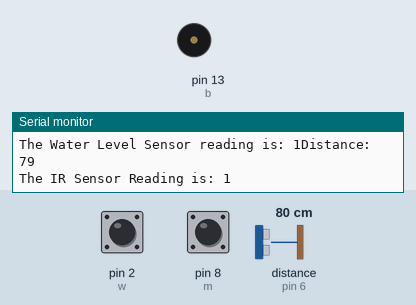
Recording of a sketch running on a simulated Arduino Uno, built with avr-gcc and run on an emulated ATmega328P. On the bench: buzzer (waves = sounding), the last lines printed to the serial monitor. Wiring (inferred from the names in the program): ultrasonic range finder: trigger pin 7; echo pin 6. The inputs (shaded band) are chosen by the test bench; at power-on: distance to the obstacle (sensor on pin 6) 80 cm, pin 2 (w) HIGH, pin 8 (m) HIGH. The echo pulse lasts 58.3 µs per cm.

Above: at 1.2 s.
1.3 s: distance to the obstacle (sensor on pin 6) set to 56 cm
4.3 s: distance to the obstacle (sensor on pin 6) set to 47 cm
At 5.1 s:
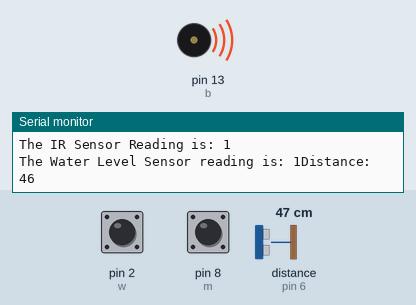
Timing chart, 0 to 13.3 s (numbered marks = the images above; inputs shaded):
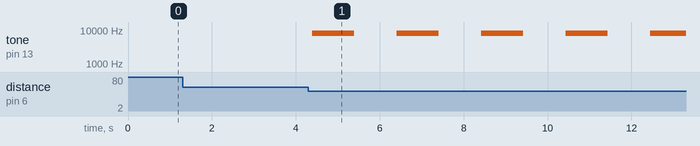

Measured:
- the behaviour switches between 51 and 50 cm on distance to the obstacle (sensor on pin 6) (found by bisection; images 0 and 1)
- after the input at 4.3 s, tone on pin 13 (b): alternates 8000 Hz for 1.0 s and silent for 1.0 s, starting after 0.09 s

The sketch:

sensors_only.ino
```cpp
const int trigPin = 7;
const int echoPin = 6;

long duration;
int distance;

int m=8;//ir sensor
int b = 13;//buzzer
int w=2;//water sensor


void setup() {
// put your setup code here, to run once:
pinMode(trigPin, OUTPUT); // Sets the trigPin as an Output
pinMode(echoPin, INPUT);
pinMode(m, INPUT);
pinMode(w, INPUT);
pinMode(b, OUTPUT);// Sets the echoPin as an Input
Serial.begin(9600);
}

void loop()
{
  digitalWrite(trigPin, LOW);
  delayMicroseconds(2);

// Sets the trigPin on HIGH state for 10 micro seconds
  digitalWrite(trigPin, HIGH);
  delayMicroseconds(10);
  digitalWrite(trigPin, LOW);

// Reads the echoPin, returns the sound wave travel time in microseconds
  duration = pulseIn(echoPin, HIGH);

// Calculating the distance
  distance = (duration/2) / 29.1;
  Serial.print("Distance: ");
  Serial.println(distance);

  if(distance<=10)
  {
    tone(b, 1000); // Send 1KHz sound signal...
    delay(1000); // ...for 1 sec
    noTone(b); // Stop sound...
    delay(1000);
  }

  else if(distance >10 && distance<=20)
  {
    tone(b, 4000); // Send 4KHz sound signal...
    delay(1000); // ...for 1 sec
    noTone(b); // Stop sound...
    delay(1000);
  }

  else if(distance>20 && distance<50)
  {
    tone(b, 8000); // Send 8KHz sound signal...
    delay(1000); // ...for 1 sec
    noTone(b); // Stop sound...
    delay(1000);
  }

  else
  {
    digitalWrite(b, LOW);
  }

  int q =digitalRead(m);
  Serial.print("The IR Sensor Reading is: ");
  Serial.println(q);

  if (q==0)
  {
    digitalWrite(b, HIGH);
  }

  else
  {
    digitalWrite(b, LOW);
  }

  int P =digitalRead(w);
  Serial.print("The Water Level Sensor reading is: ");
  Serial.print(P);

  if (P==0)
  {
    digitalWrite(b, LOW);
  }

  else
  {
    digitalWrite(b, HIGH);
  }


}
```
